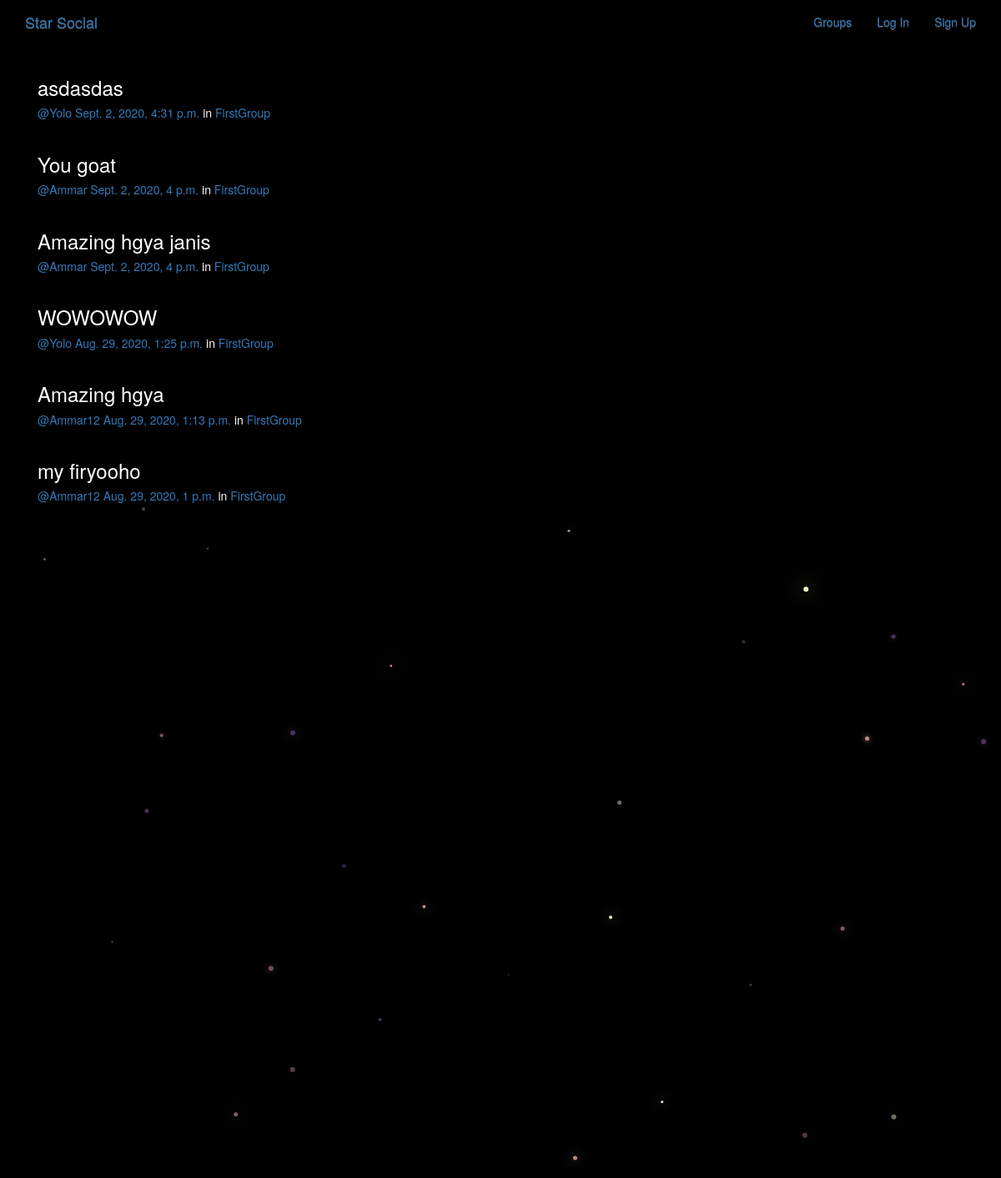
/posts/, run on the app's committed database.
### posts/models.py (models this page shows, shortened)
class Post(models.Model):
    user = models.ForeignKey(User , related_name='posts' , on_delete=models.CASCADE)
    created_at = models.DateTimeField(auto_now=True) # means date / time will be got automatically as post's created
    message = models.TextField()
    message_html = models.TextField(editable=False)
    group = models.ForeignKey(Group , related_name='posts' , null=True , blank=True , on_delete=models.CASCADE)
    class Meta():
        ordering = ['-created_at'] # - so see it in descending order... most recent at top
        unique_together = ['user' , 'message']

### groups/models.py (models this page shows, shortened)
class Group(models.Model):
    name = models.CharField(max_length=256 , unique=True) # unique cos dont want groups to have same names
    slug = models.SlugField(allow_unicode=True , unique=True) # unique so all url codes are diff for diff groups
    description = models.TextField(blank=True , default='') #  desc can be blank so black = true.. default value will be ''
    description_html = models.TextField(editable=False , default='' , blank=True) # is not editable.. can be blank
    members = models.ManyToManyField(User , through='GroupMember') # through GroupMember class
    class Meta():
        ordering = ['name']

### posts/views.py (the view)
# urls.py: path('' , views.PostList.as_view() , name='all') ,
class PostList(ListView , SelectRelatedMixin):
    model = Post
    select_related = ('user' , 'group') # from Post model

### posts/templates/posts/post_list.html (shortened to what this page needs)
{% extends "posts/post_base.html" %}
{% load humanize %}
{% block post_content %}
<div class="col-md-8">
	{% for post in post_list %}
  {% include "posts/_post.html" %}
	{% endfor %}
</div>
{% endblock %}

### posts/templates/posts/_post.html (shortened to what this page needs)
<div class="post media">
  	<h3>{{ post.message_html|safe }}</h3>
  	<div class="media-body">
  		<h5 class="media-heading">
      	<span class="username"><a href="{% url 'posts:for_user' username=post.user.username %}">@{{ post.user.username }}  </a></span>
  			<time class="time"><a href="{% url 'posts:single' username=post.user.username pk=post.pk %}">{{ post.created_at }}  </a></time>
  			{% if post.group %}
  			<span class="group-name">in <a href="{% url 'groups:single' slug=post.group.slug %}">{{ post.group.name }}</a></span>
      	{% endif %}
  		</h5>
  	</div>
</div>

### static/simplesocial/css/master.css (style rules this page uses)
body { margin: 0; overflow: hidden; background-color: black; color:white; }

### data on the page
Post: message_html "asdasdas", user.username "Yolo", created_at "Sept. 2, 2020, 4:31 p.m.", group.name "FirstGroup"
Post: message_html "You goat", user.username "Ammar", created_at "Sept. 2, 2020, 4 p.m.", group.name "FirstGroup"
Post: message_html "Amazing hgya janis", user.username "Ammar", created_at "Sept. 2, 2020, 4 p.m.", group.name "FirstGroup"
Post: message_html "WOWOWOW", user.username "Yolo", created_at "Aug. 29, 2020, 1:25 p.m.", group.name "FirstGroup"
Post: message_html "Amazing hgya", user.username "Ammar12", created_at "Aug. 29, 2020, 1:13 p.m.", group.name "FirstGroup"
Post: message_html "my firyooho", user.username "Ammar12", created_at "Aug. 29, 2020, 1 p.m.", group.name "FirstGroup"
